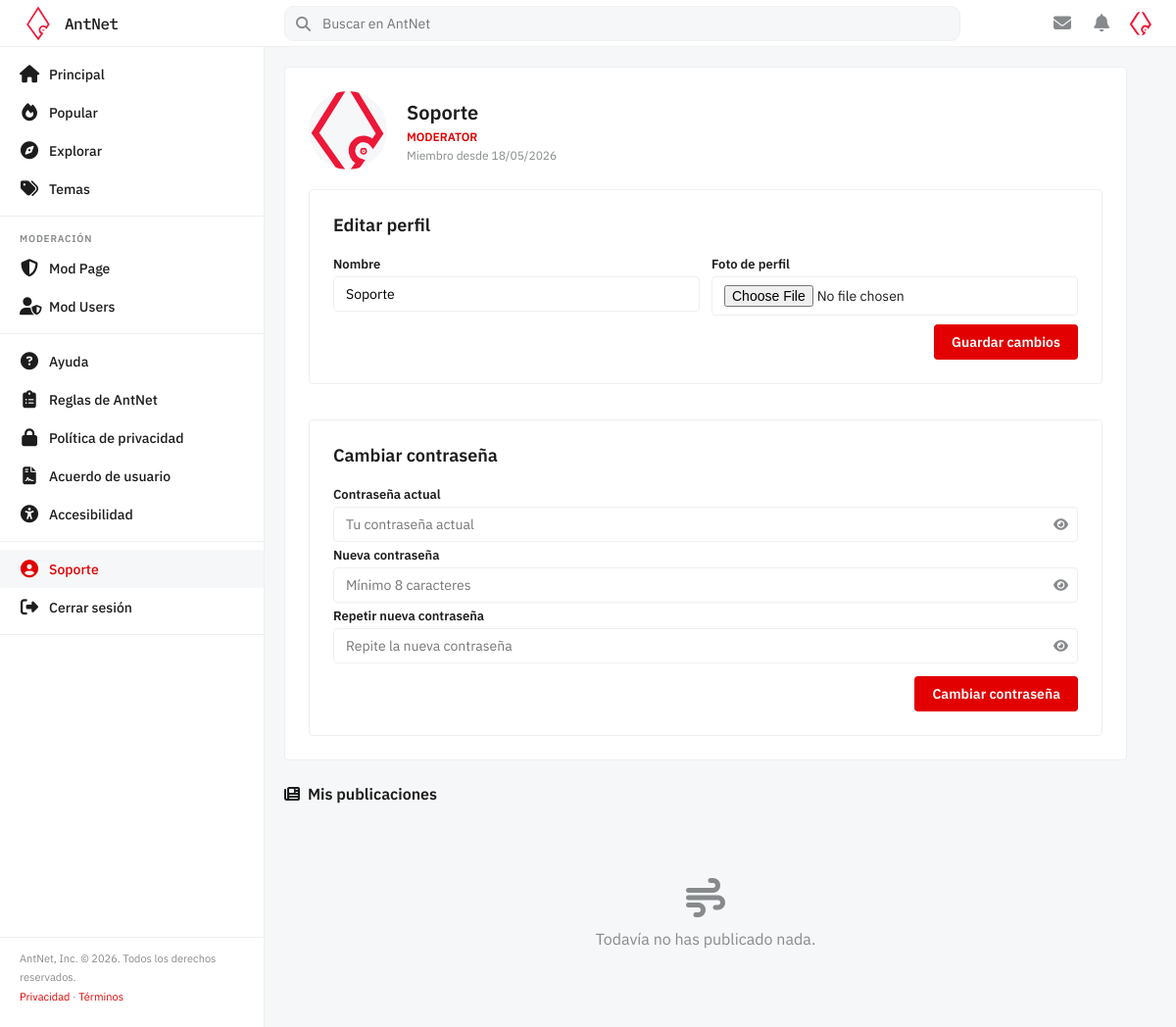
Page /pages/profile.php (signed in) on the committed database.
### tables this page shows
CREATE TABLE IF NOT EXISTS `user` (
    `id`              BIGINT       NOT NULL AUTO_INCREMENT,
    `email`           VARCHAR(255) NOT NULL UNIQUE,
    `username`        VARCHAR(100) NOT NULL UNIQUE,
    `password`        VARCHAR(255) NOT NULL,
    `avatar`          VARCHAR(255) NULL,
    `date_registered` DATETIME     NOT NULL DEFAULT CURRENT_TIMESTAMP,
    PRIMARY KEY (`id`)
);

### src/models/User.php (called while the page is built, shortened)
<?php
require_once __DIR__ . '/../config/database.php';
class User
{
    private PDO $db;
    public function __construct()
    {
        $this->db = getDB();
    }
    public function findById(int $id): array|false
    {
        $stmt = $this->db->prepare('SELECT * FROM `user` WHERE id = ? LIMIT 1');
        $stmt->execute([$id]);
        return $stmt->fetch();
    }
}

### src/config/database.php (called while the page is built)
<?php
function getDB(): PDO {
    $host = $_ENV['DB_HOST'] ?? 'mysql';
    $port = $_ENV['DB_PORT'] ?? '3306';
    $name = $_ENV['DB_NAME'] ?? 'AntNetDDBB';
    $user = $_ENV['DB_USER'] ?? 'user';
    $pass = $_ENV['DB_PASS'] ?? 'pass';
    $dsn = "mysql:host=$host;port=$port;dbname=$name;charset=utf8mb4";
    try {
        $pdo = new PDO($dsn, $user, $pass, [
            PDO::ATTR_ERRMODE            => PDO::ERRMODE_EXCEPTION,
            PDO::ATTR_DEFAULT_FETCH_MODE => PDO::FETCH_ASSOC,
            PDO::ATTR_EMULATE_PREPARES   => false,
        ]);
        $pdo->exec("SET time_zone = '+02:00'");
        return $pdo;
    } catch (PDOException $e) {
        error_log($e->getMessage());
        die('Error de conexión a la base de datos.');
    }
}

### src/pages/profile.php (the view, shortened to what this page needs)
<?php
require_once __DIR__ . '/../models/User.php';
$userModel = new User();
$pubModel  = new Publication();
$user  = $userModel->findById($_SESSION['user_id']);
$posts = $pubModel->getByUser($_SESSION['user_id']);
require_once __DIR__ . '/../includes/header.php';
?>
<div class="layout">
    <?php require_once __DIR__ . '/../includes/sidebar.php'; ?>
    <main class="site-main">
        <div class="profile-card">
            <div class="profile-header">
                <div class="profile-avatar">
                    <?php if (!empty($user['avatar'])): ?>
                        <img src="<?= htmlspecialchars($user['avatar']) ?>" alt="Avatar">
                    <?php else: ?>
                        <i class="fa-solid fa-circle-user"></i>
                    <?php endif; ?>
                </div>
                <div class="profile-info">
                    <h1><?= htmlspecialchars($user['username']) ?></h1>
                    <span class="profile-role"><?= htmlspecialchars($_SESSION['role']) ?></span>
                    <span class="profile-since">Miembro desde <?= date('d/m/Y', strtotime($user['date_registered'])) ?></span>
                </div>
            </div>
            <div class="form-card">
                <h2 class="form-card__title">Editar perfil</h2>
                <form method="POST" enctype="multipart/form-data" id="profileForm" novalidate>
                    <div class="form-row">
                        <div class="form-group">
                            <label for="username">Nombre</label>
                            <input type="text" id="username" name="username"
                                value="<?= htmlspecialchars($user['username']) ?>">
                            <span class="field-error" id="nameError"></span>
                        </div>
                        <div class="form-group">
                            <label for="avatar">Foto de perfil</label>
                            <input type="file" id="avatar" name="avatar" accept="image/jpeg,image/png,image/webp">
                        </div>
                    </div>
                    <div class="form-actions">
                        <button type="submit" class="btn-primary">Guardar cambios</button>
                    </div>
                </form>
            </div>
            <div class="form-card" style="margin-top:16px">
                <h2 class="form-card__title">Cambiar contraseña</h2>
                <form method="POST" id="passwordForm" novalidate>
                    <div class="form-group">
                        <label for="current_password">Contraseña actual</label>
                        <div class="input-icon-right">
                            <input type="password" id="current_password" name="current_password" placeholder="Tu contraseña actual">
                            <button type="button" class="toggle-password" tabindex="-1"><i class="fa-solid fa-eye"></i></button>
                        </div>
                        <span class="field-error" id="currentPasswordError"></span>
                    </div>
                    <div class="form-group">
                        <label for="new_password">Nueva contraseña</label>
                        <div class="input-icon-right">
                            <input type="password" id="new_password" name="new_password" placeholder="Mínimo 8 caracteres">
                            <button type="button" class="toggle-password" tabindex="-1"><i class="fa-solid fa-eye"></i></button>
                        </div>
                        <span class="field-error" id="newPasswordError"></span>
                    </div>
                    <div class="form-group">
                        <label for="confirm_password">Repetir nueva contraseña</label>
                        <div class="input-icon-right">
                            <input type="password" id="confirm_password" name="confirm_password" placeholder="Repite la nueva contraseña">
                            <button type="button" class="toggle-password" tabindex="-1"><i class="fa-solid fa-eye"></i></button>
                        </div>
                        <span class="field-error" id="confirmPasswordError"></span>
                    </div>
                    <div class="form-actions">
                        <button type="submit" class="btn-primary">Cambiar contraseña</button>
                    </div>
                </form>
            </div>
        </div>
        <div class="profile-posts">
            <h2 class="comments-title">
                <i class="fa-solid fa-newspaper"></i> Mis publicaciones
            </h2>
            <?php if (empty($posts)): ?>
                <div class="empty-state">
                    <i class="fa-solid fa-wind"></i>
                    <p>Todavía no has publicado nada.</p>
                </div>
            <?php endif; ?>
        </div>
    </main>
</div>
<?php require_once __DIR__ . '/../includes/footer.php'; ?>

### src/assets/css/style.css (style rules this page uses)
:root { --primary: #e20000; --bg: #f6f7f8; --surface: #ffffff; --sidebar-bg: #ffffff; --border: #edeff1; --text: #1c1c1c; --muted: #878a8c; --hover-bg: #f6f7f8; --header-bg: #ffffff; --header-h: 48px; --sidebar-w: 270px; }
* { box-sizing: border-box; margin: 0; padding: 0; }
body { font-family: 'IBM Plex Sans', sans-serif; background-color: var(--bg); color: var(--text); font-size: 14px; }
.layout { display: flex; margin-top: var(--header-h); min-height: calc(100vh - var(--header-h)); }
main { margin-left: var(--sidebar-w); flex: 1; padding: 20px 50px 20px 20px; }
.form-group { display: flex; flex-direction: column; gap: 4px; }
.form-group label { font-size: 13px; font-weight: 600; }
.form-group input { padding: 8px 12px; border: 1px solid var(--border); border-radius: 4px; font-size: 14px; font-family: inherit; outline: none; transition: border-color .2s; }
.form-row { display: grid; grid-template-columns: 1fr 1fr; gap: 12px; }
.input-icon-right { position: relative; }
.input-icon-right input { width: 100%; padding-right: 40px; }
.toggle-password { position: absolute; right: 10px; top: 50%; transform: translateY(-50%); border: none; background: transparent; cursor: pointer; color: var(--muted); }
.field-error { font-size: 12px; color: var(--primary); min-height: 1px; }
.btn-primary { background: var(--primary); color: #fff; border: none; padding: 9px 18px; border-radius: 4px; font-size: 14px; font-weight: 600; font-family: inherit; cursor: pointer; transition: opacity .15s; }
.empty-state { text-align: center; padding: 60px 20px; color: var(--muted); font-size: 16px; }
.empty-state i { font-size: 40px; display: block; margin-bottom: 12px; }
.form-card { background: var(--surface); border: 1px solid var(--border); border-radius: 4px; padding: 24px; display: flex; flex-direction: column; gap: 20px; }
.form-card__title { font-size: 18px; font-weight: 600; }
.form-actions { display: flex; gap: 10px; justify-content: flex-end; margin-top: 8px; }
.comments-title { margin-top: 24px; font-size: 16px; font-weight: 600; margin-bottom: 16px; display: flex; align-items: center; gap: 8px; }
.profile-card { display: flex; flex-direction: column; gap: 20px; background: var(--surface); border: 1px solid var(--border); border-radius: 4px; padding: 24px; }
.profile-header { display: flex; align-items: center; gap: 20px; }
.profile-avatar { width: 80px; height: 80px; border-radius: 50%; overflow: hidden; display: flex; align-items: center; justify-content: center; background: var(--bg); font-size: 60px; color: var(--muted); flex-shrink: 0; }
.profile-avatar img { width: 100%; height: 100%; object-fit: cover; }
.profile-info { display: flex; flex-direction: column; gap: 4px; }
.profile-info h1 { font-size: 20px; font-weight: 600; }
.profile-role { font-size: 12px; font-weight: 600; text-transform: uppercase; color: var(--primary); }
.profile-since { font-size: 12px; color: var(--muted); }

### rows in the picture
user: avatar (picture), username "Soporte", date_registered "18/05/2026"

### other values in the picture
$_SESSION['username'] "Soporte"
$_SESSION['role'] "MODERATOR"
